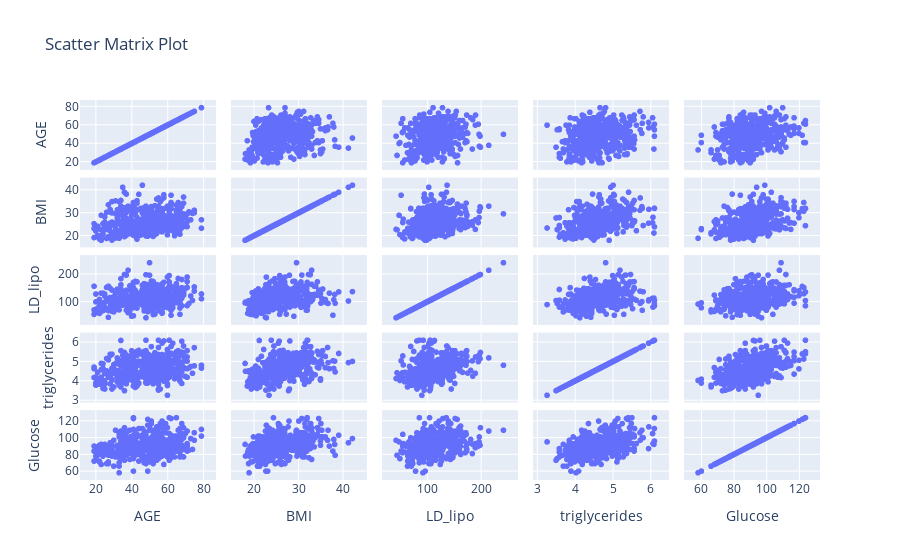

The cell this chart's notebook holds for it:
### Markdown cell above
&#9989; **(6 pt):** Draw a scatter matrix plot of the data with the variables: **AGE, BMI, LD_lipo, triglycerides, and Glucose.** Make sure to include a title for your plot. (**Note** It may be useful to use Google to help you find relevant documentation.)

### Code cell
## Put your code here
fig = px.scatter_matrix(df, dimensions=['AGE', 'BMI', 'LD_lipo', 'triglycerides', 'Glucose'], title='Scatter Matrix Plot')
fig.show()

### Figure 1 — Plotly figure (JSON) as saved in the notebook; plotly's stock layout.template omitted (floating-point values rounded to 4 significant figures; data arrays with more than 128 entries replaced by an {"elided": "..."} marker saying what was removed)
{"data": [{"dimensions": [{"axis": {"matches": true}, "label": "AGE", "values": {"elided": "442 int values"}}, {"axis": {"matches": true}, "label": "BMI", "values": {"elided": "442 float values"}}, {"axis": {"matches": true}, "label": "LD_lipo", "values": {"elided": "442 float values"}}, {"axis": {"matches": true}, "label": "triglycerides", "values": {"elided": "442 float values"}}, {"axis": {"matches": true}, "label": "Glucose", "values": {"elided": "442 int values"}}], "hovertemplate": "%{xaxis.title.text}=%{x}<br>%{yaxis.title.text}=%{y}<extra></extra>", "legendgroup": "", "marker": {"color": "#636efa", "symbol": "circle"}, "name": "", "showlegend": false, "type": "splom"}], "layout": {"dragmode": "select", "legend": {"tracegroupgap": 0}, "title": {"text": "Scatter Matrix Plot"}}}
